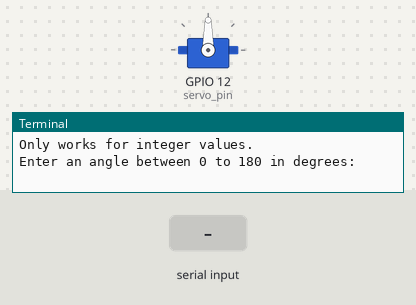
A program run on a simulated Raspberry Pi (BCM pin numbers). Shown: servo, the last lines printed to the terminal. Inputs (shaded band) come from the test bench. Servo angles are drawn from the pulse width (0.5 ms = 0°, 2.5 ms = 180°).

Above: at 1.2 s.
1.3 s: "5" typed at the terminal, then Enter
At 1.6 s:
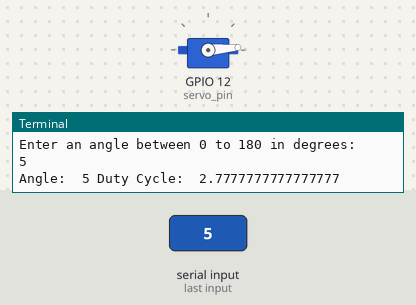
2.8 s: "90" typed at the terminal, then Enter
At 3.9 s:
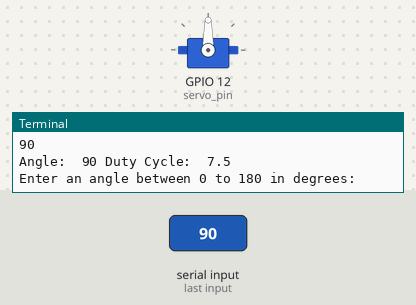
Timing chart, 0 to 5.8 s (numbered marks = the images above; inputs shaded):
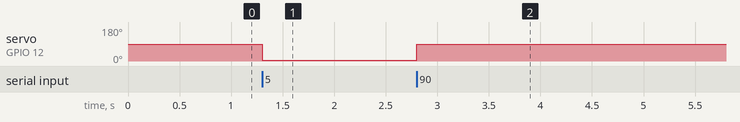

Measured:
- after the input at 1.3 s, servo on GPIO 12 (servo_pin): 90° → 5° at once
- after the input at 2.8 s, servo on GPIO 12 (servo_pin): 5° → 90° at once

The program:

rpi-servo.py
```python
# EG2310
# This code is used to control the servo
# Students will be given this code but will need to understand how it works
# Additional h/w exercise is to write a function to turn the servo by an angle
# The servo motor may be chosen to tilt the payload

import time
import RPi.GPIO as GPIO

# Function to map angle to PWM duty cycle for the servo
def angle_to_dutycycle(angle: int) -> float:
  """
  Duty(%) | Angle (degrees)
  2.5       0
  7.5       90
  12.5      180

  Assume linear relationship, Duty = m*Angle + c -> Duty = (5/90)*Angle + 2.5
  """
  return (5/90)*angle + 2.5

# GPIO setup for servo
## Set pin numbering convention
GPIO.setmode(GPIO.BCM)

## Choose an appropriate pwm channel to be used to control the servo
servo_pin = 12

## Set the pin as an output
GPIO.setup(servo_pin, GPIO.OUT)

## Initialise the servo to be controlled by PWM with 50 Hz frequency (20 ms pulse length)
my_servo = GPIO.PWM(servo_pin, 50)

## Set servo to 90 degrees as it's starting position
my_servo.start(7.5)

# Main program
try:
  print("Only works for integer values.")

  ## Main loop
  while True:
    angle = input("Enter an angle between 0 to 180 in degrees: ").strip()
    if (not angle.isdigit()) or (int(angle) < 0) or (int(angle) > 180): # checks if input is an integer input between 0 to 180
      print("Enter an integer value between 0 to 180!")
      continue

    duty_cycle = angle_to_dutycycle(int(angle))
    print("Angle: ", angle, "Duty Cycle: ", duty_cycle) # statement to feedback angle and duty cycle to user
    my_servo.ChangeDutyCycle(duty_cycle) # change duty cycle to the calculated duty cycle based on angle input

    time.sleep(1) # delay before next angle input

## Halts program when user Ctrl + C
except KeyboardInterrupt:
  my_servo.stop()
  GPIO.cleanup()
```
